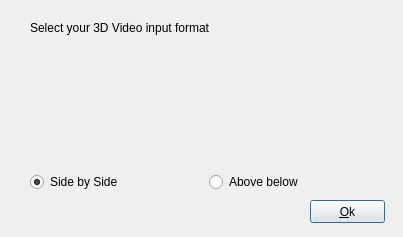
<?xml version="1.0" encoding="UTF-8"?>
<ui version="4.0">
 <class>StereoVinputDialog</class>
 <widget class="QDialog" name="StereoVinputDialog">
  <property name="geometry">
   <rect>
    <x>0</x>
    <y>0</y>
    <width>403</width>
    <height>237</height>
   </rect>
  </property>
  <property name="minimumSize">
   <size>
    <width>403</width>
    <height>237</height>
   </size>
  </property>
  <property name="maximumSize">
   <size>
    <width>403</width>
    <height>237</height>
   </size>
  </property>
  <property name="windowTitle">
   <string>3D input format</string>
  </property>
  <property name="windowIcon">
   <iconset resource="ExMplayer.qrc">
    <normaloff>:/images/ExMplayer.png</normaloff>:/images/ExMplayer.png</iconset>
  </property>
  <widget class="QLabel" name="label">
   <property name="geometry">
    <rect>
     <x>30</x>
     <y>50</y>
     <width>151</width>
     <height>111</height>
    </rect>
   </property>
   <property name="text">
    <string/>
   </property>
   <property name="pixmap">
    <pixmap resource="ExMplayer.qrc">:/images/sbl.png</pixmap>
   </property>
   <property name="scaledContents">
    <bool>true</bool>
   </property>
  </widget>
  <widget class="QLabel" name="label_2">
   <property name="geometry">
    <rect>
     <x>220</x>
     <y>50</y>
     <width>161</width>
     <height>111</height>
    </rect>
   </property>
   <property name="pixmap">
    <pixmap resource="ExMplayer.qrc">:/images/abl.png</pixmap>
   </property>
   <property name="scaledContents">
    <bool>true</bool>
   </property>
  </widget>
  <widget class="QLabel" name="label_3">
   <property name="geometry">
    <rect>
     <x>30</x>
     <y>20</y>
     <width>351</width>
     <height>16</height>
    </rect>
   </property>
   <property name="text">
    <string>Select your 3D Video input format </string>
   </property>
  </widget>
  <widget class="QPushButton" name="pushButtonOk">
   <property name="geometry">
    <rect>
     <x>310</x>
     <y>200</y>
     <width>75</width>
     <height>23</height>
    </rect>
   </property>
   <property name="text">
    <string>&amp;Ok</string>
   </property>
  </widget>
  <widget class="QWidget" name="">
   <property name="geometry">
    <rect>
     <x>30</x>
     <y>170</y>
     <width>351</width>
     <height>24</height>
    </rect>
   </property>
   <layout class="QHBoxLayout" name="horizontalLayout">
    <item>
     <widget class="QRadioButton" name="radioButtonSbs">
      <property name="text">
       <string>Side by Side</string>
      </property>
      <property name="checked">
       <bool>true</bool>
      </property>
     </widget>
    </item>
    <item>
     <widget class="QRadioButton" name="radioButtonAbl">
      <property name="text">
       <string>Above below</string>
      </property>
     </widget>
    </item>
   </layout>
  </widget>
 </widget>
 <resources>
  <include location="ExMplayer.qrc"/>
 </resources>
 <connections/>
</ui>
